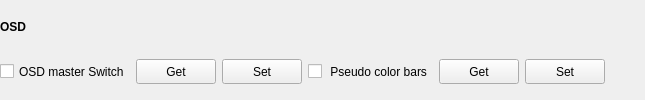
             <widget class="QWidget" name="widget_3" native="true">
              <property name="minimumSize">
               <size>
                <width>0</width>
                <height>0</height>
               </size>
              </property>
              <layout class="QVBoxLayout" name="verticalLayout_2">
               <property name="leftMargin">
                <number>0</number>
               </property>
               <property name="topMargin">
                <number>0</number>
               </property>
               <property name="rightMargin">
                <number>0</number>
               </property>
               <property name="bottomMargin">
                <number>0</number>
               </property>
               <item>
                <widget class="QLabel" name="label_9">
                 <property name="minimumSize">
                  <size>
                   <width>0</width>
                   <height>25</height>
                  </size>
                 </property>
                 <property name="maximumSize">
                  <size>
                   <width>16777215</width>
                   <height>25</height>
                  </size>
                 </property>
                 <property name="font">
                  <font>
                   <weight>75</weight>
                   <bold>true</bold>
                  </font>
                 </property>
                 <property name="text">
                  <string>OSD</string>
                 </property>
                </widget>
               </item>
               <item>
                <layout class="QHBoxLayout" name="horizontalLayout_4">
                 <item>
                  <widget class="QCheckBox" name="osdMasterCheck">
                   <property name="minimumSize">
                    <size>
                     <width>0</width>
                     <height>25</height>
                    </size>
                   </property>
                   <property name="maximumSize">
                    <size>
                     <width>16777215</width>
                     <height>25</height>
                    </size>
                   </property>
                   <property name="text">
                    <string>OSD master Switch</string>
                   </property>
                  </widget>
                 </item>
                 <item>
                  <widget class="QPushButton" name="osdMasterGetBtn">
                   <property name="minimumSize">
                    <size>
                     <width>0</width>
                     <height>25</height>
                    </size>
                   </property>
                   <property name="maximumSize">
                    <size>
                     <width>16777215</width>
                     <height>25</height>
                    </size>
                   </property>
                   <property name="text">
                    <string>Get</string>
                   </property>
                  </widget>
                 </item>
                 <item>
                  <widget class="QPushButton" name="osdMasterSetBtn">
                   <property name="minimumSize">
                    <size>
                     <width>0</width>
                     <height>25</height>
                    </size>
                   </property>
                   <property name="maximumSize">
                    <size>
                     <width>16777215</width>
                     <height>25</height>
                    </size>
                   </property>
                   <property name="text">
                    <string>Set</string>
                   </property>
                  </widget>
                 </item>
                 <item>
                  <widget class="QCheckBox" name="pseudoColorCheck">
                   <property name="minimumSize">
                    <size>
                     <width>0</width>
                     <height>25</height>
                    </size>
                   </property>
                   <property name="maximumSize">
                    <size>
                     <width>16777215</width>
                     <height>25</height>
                    </size>
                   </property>
                   <property name="text">
                    <string> Pseudo color bars</string>
                   </property>
                  </widget>
                 </item>
                 <item>
                  <widget class="QPushButton" name="pseudoColorGetBtn">
                   <property name="minimumSize">
                    <size>
                     <width>0</width>
                     <height>25</height>
                    </size>
                   </property>
                   <property name="maximumSize">
                    <size>
                     <width>16777215</width>
                     <height>25</height>
                    </size>
                   </property>
                   <property name="text">
                    <string>Get</string>
                   </property>
                  </widget>
                 </item>
                 <item>
                  <widget class="QPushButton" name="pseudoColorSetBtn">
                   <property name="minimumSize">
                    <size>
                     <width>0</width>
                     <height>25</height>
                    </size>
                   </property>
                   <property name="maximumSize">
                    <size>
                     <width>16777215</width>
                     <height>25</height>
                    </size>
                   </property>
                   <property name="text">
                    <string>Set</string>
                   </property>
                  </widget>
                 </item>
                 <item>
                  <spacer name="horizontalSpacer_4">
                   <property name="orientation">
                    <enum>Qt::Horizontal</enum>
                   </property>
                   <property name="sizeHint" stdset="0">
                    <size>
                     <width>40</width>
                     <height>20</height>
                    </size>
                   </property>
                  </spacer>
                 </item>
                </layout>
               </item>
              </layout>
             </widget>
